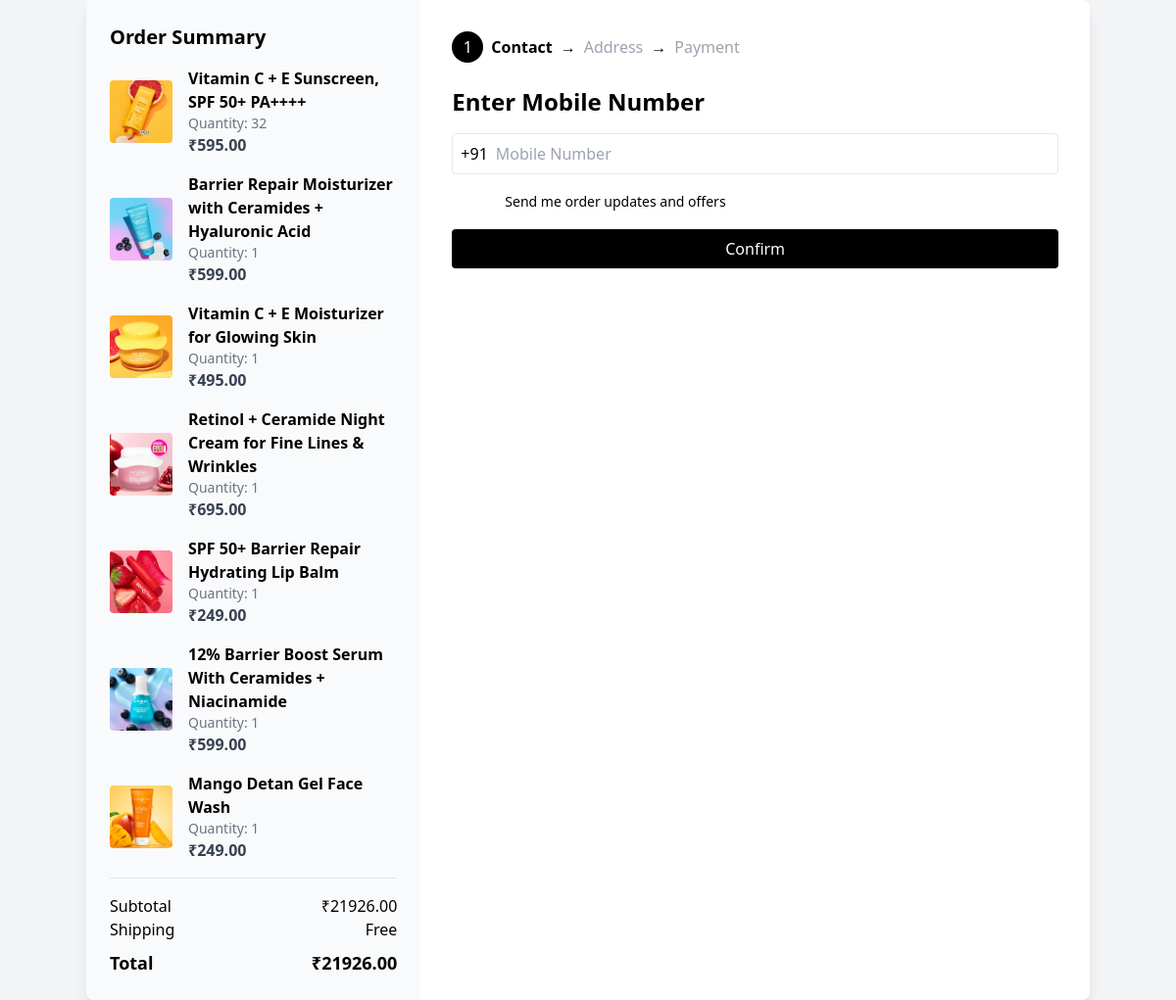
/cart/checkout/ (signed in), run on an earlier commit of the app's database.
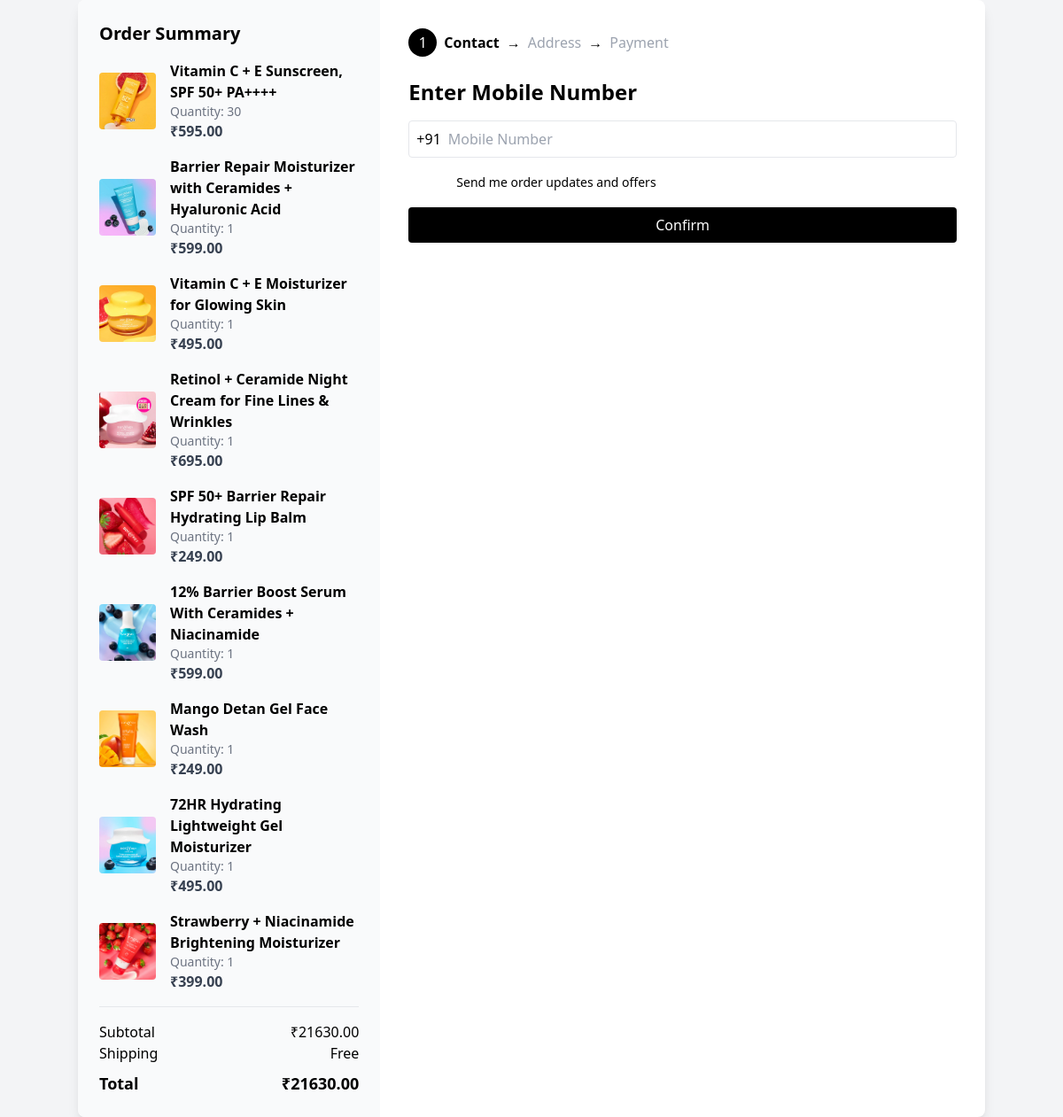
And on a later commit of the database.
### main/models.py (models this page shows, shortened)
class CartItem(models.Model):
    cart = models.ForeignKey(Cart, related_name='items', on_delete=models.CASCADE)
    product = models.ForeignKey(Product, on_delete=models.CASCADE)
    quantity = models.PositiveIntegerField(default=1)

class Product(models.Model):
    name =  models.CharField(max_length=100)
    price =  models.DecimalField(default=0,decimal_places=2,max_digits=6)
    category =  models.ForeignKey(Category, on_delete=models.CASCADE, default=1)
    description =  models.CharField(max_length=250,default=' ',blank=True, null=True)
    image = models.ImageField(upload_to='uploads/product/')
    tag=models.CharField(max_length=50)
    rating=models.DecimalField(default=0,decimal_places=2,max_digits=6)
    rating_next=models.DecimalField(default=0,decimal_places=2,max_digits=6)
    weight=models.CharField(max_length=50)
    is_sale = models.BooleanField(default=False)
    sale_percentage = models.DecimalField(default=0, decimal_places=2, max_digits=6)

### cart/views.py (the view, shortened to what this page needs)
# urls.py: path('checkout/', views.checkout, name='checkout'),
def checkout(request):
    profile = request.user.profile
    try:
        cart = Cart.objects.get(profile=profile, active=True)
        cart_items = cart.items.all()
    except Cart.DoesNotExist:
        cart_items = []
    total_price = sum(item.product.price * item.quantity for item in cart_items)
    step = request.session.get('checkout_step', 1)
    context = {
        'cart_items': cart_items,
        'total_price': total_price,
        'step': step,
        'profile': profile,
    }
    return render(request, 'checkout.html', context)

### cart/templates/checkout.html (shortened to what this page needs)
<!DOCTYPE html>
<html lang="en">
<head>
    <script src="https://cdn.tailwindcss.com"></script>
</head>
<body class="bg-gray-100 min-h-screen flex items-center justify-center">
    <div class="bg-white shadow-lg rounded-lg flex w-[90%] max-w-5xl overflow-hidden">
        <div class="w-1/3 bg-gray-50 p-6 flex flex-col justify-between">
            <div>
                <h2 class="text-xl font-semibold mb-4">Order Summary</h2>
                {% for item in cart_items %}
                <div class="flex items-center mb-4">
                    <img src="{{ item.product.image.url }}" alt="Product" class="w-16 h-16 mr-4 object-cover rounded">
                    <div>
                        <p class="font-semibold">{{ item.product.name }}</p>
                        <p class="text-gray-500 text-sm">Quantity: {{ item.quantity }}</p>
                        <p class="text-gray-700 font-semibold">₹{{ item.product.price }}</p>
                    </div>
                </div>
                {% endfor %}
                <div class="border-t pt-4 mt-4">
                    <div class="flex justify-between">
                        <span>Subtotal</span>
                        <span>₹{{ total_price }}</span>
                    </div>
                    <div class="flex justify-between">
                        <span>Shipping</span>
                        <span>Free</span>
                    </div>
                    <div class="flex justify-between font-bold text-lg mt-2">
                        <span>Total</span>
                        <span>₹{{ total_price }}</span>
                    </div>
                </div>
            </div>
        </div>
        <div class="w-2/3 p-8">
            <div class="flex items-center mb-6 space-x-2">
                {% if step == 1 %}
                    <div class="w-8 h-8 rounded-full bg-black text-white flex items-center justify-center">1</div>
                    <span class="font-semibold">Contact</span>
                    <span>→</span>
                    <span class="text-gray-400">Address</span>
                    <span>→</span>
                    <span class="text-gray-400">Payment</span>
                {% endif %}
            </div>
            {% if step == 1 %}
            <div>
                <h2 class="text-2xl font-bold mb-4">Enter Mobile Number</h2>
                <form method="POST">
                    <div class="flex items-center border rounded p-2 mb-4">
                        <span class="mr-2">+91</span>
                        <input type="text" name="mobile_number" placeholder="Mobile Number" class="w-full focus:outline-none" value="{{ profile.phone }}">
                    </div>
                    <div class="flex items-center mb-4">
                        <input id="updates" name="updates" class="mr-2">
                        <label for="updates"class="text-sm" style="margin-left: -185px;">Send me order updates and offers</label>
                    </div>
                    <button type="submit" name="action" value="save_mobile" class="bg-black text-white w-full py-2 rounded flex items-center justify-center">
                        Confirm
                    </button>
                </form>
            </div>
        {% endif %}
        </div>
    </div>
</body>
</html>

What changed in the data, as far as the page shows it:
changed CartItem "Vitamin C + E Sunscreen, SPF 50+ PA++++": quantity "32" → "30"
added CartItem: product.image (picture), product.name "72HR Hydrating Lightweight Gel Moisturizer", quantity "1", product.price "495.00"
added CartItem: product.image (picture), product.name "Strawberry + Niacinamide Brightening Moisturizer", quantity "1", product.price "399.00"
Also different on the page:
{{ total_price }}: "21926.00" → "21630.00"
